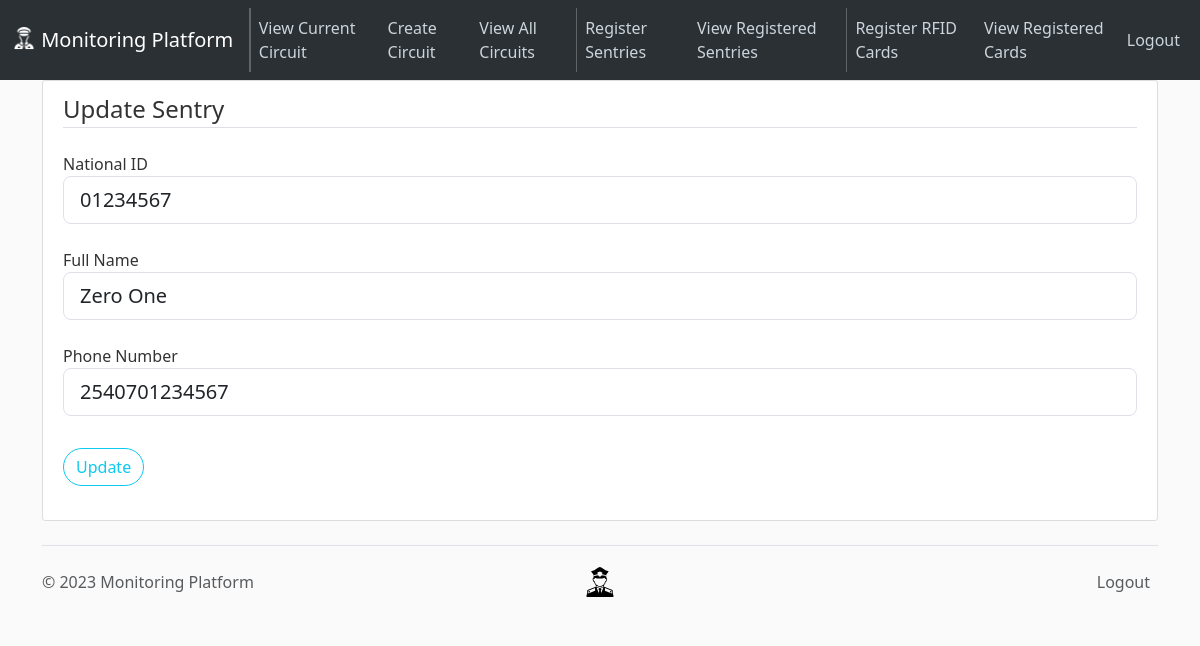
The app's page /sentries/view/1/update (signed in) with its own data.
### app/models.py (models this page shows, shortened)
class Sentry(db.Model):
    __tablename__ = "sentries"
    id = Column(Integer, primary_key=True, autoincrement=True)
    national_id = Column(String(8), unique=True, nullable=False)
    full_name = Column(String, nullable=False)
    phone_no = Column(String(13), nullable=False)

### app/routes.py (the view)
@app.route("/sentries/view/<int:sentry_id>/update", methods=["GET", "POST"])
@login_required  # ensures that supervisor is logged in to access
def update_sentry(sentry_id):
    sentry = Sentry.query.get_or_404(sentry_id)
    form = UpdateSentryForm(obj=sentry)
    if form.validate_on_submit():
        form.populate_obj(sentry)
        db.session.commit()
        flash("Sentry information updated.", "success")
        return redirect(url_for("home"))
    return render_template(
        "register-sentry.html",
        title="Update Sentry",
        form=form,
        legend="Update Sentry",
    )

### app/forms.py (shortened to what this page needs)
class UpdateSentryForm(FlaskForm):
    national_id = StringField(
        "National ID",
        validators=[
            InputRequired(),
            Length(min=7, max=8, message="Input valid National ID"),
        ],
    )
    full_name = StringField("Full Name", validators=[InputRequired()])
    phone_no = StringField(
        "Phone Number",
        validators=[
            InputRequired(),
            Length(min=13, max=13, message="Input valid phone number"),
        ],
        description="format: e.g. +254...",
    )
    submit = SubmitField("Update")

### app/models.py (called while the page is built)
@login_manager.user_loader
def load_supervisor(supervisor_id):
    return Supervisor.query.get(int(supervisor_id))

### app/templates/register-sentry.html (shortened to what this page needs)
{% extends "layout.html" %} {% block content %}
<div class="content-section">
  <div class="center">
    <form method="POST" action="">
      <fieldset class="form-group">
        <legend class="border-bottom mb-4">{{ legend }}</legend>
        <div class="form-group my-4">
          {{ form.national_id.label(class="form-control-label") }} {% if
          form.national_id.errors %} {{ form.national_id(class="form-control
          form-control-lg is-invalid") }}
          <div class="invalid-feedback">
            {% for error in form.national_id.errors %}
            <span>{{ error }}</span>
            {% endfor %}
          </div>
          {% else %} {{ form.national_id(class="form-control form-control-lg")}}
          {% endif %}
        </div>
        <div class="form-group my-4">
          {{ form.full_name.label(class="form-control-label") }} {% if
          form.full_name.errors %} {{ form.full_name(class="form-control
          form-control-lg is-invalid") }}
          <div class="invalid-feedback">
            {% for error in form.full_name.errors %}
            <span>{{ error }}</span>
            {% endfor %}
          </div>
          {% else %} {{ form.full_name(class="form-control form-control-lg")}}
          {% endif %}
        </div>
        <div class="form-group my-4">
          {{ form.phone_no.label(class="form-control-label") }} {% if
          form.phone_no.errors %} {{ form.phone_no(class="form-control
          form-control-lg is-invalid") }}
          <div class="invalid-feedback">
            {% for error in form.phone_no.errors %}
            <span>{{ error }}</span>
            {% endfor %}
          </div>
          {% else %} {{ form.phone_no(class="form-control form-control-lg")}} {%
          endif %}
        </div>
      </fieldset>
      <div class="form-group mt-2 mb-4">
        {{ form.submit(class="btn btn-outline-info rounded-pill") }}
      </div>
    </form>
  </div>
</div>
{% endblock %}

### app/static/main.css (style rules this page uses)
body { background: #fafafa; color: #333333; margin-top: 5rem; }
.content-section { background: #ffffff; padding: 10px 20px; border: 1px solid #dddddd; border-radius: 3px; margin-bottom: 20px; }

### records on screen
Sentry: national_id "01234567", full_name "Zero One", phone_no "2540701234567"

### other values on screen
{{ legend }} "Update Sentry"
